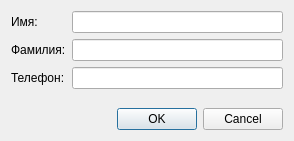
<?xml version="1.0" encoding="UTF-8"?>
<ui version="4.0">
 <class>Dialog</class>
 <widget class="QDialog" name="Dialog">
  <property name="geometry">
   <rect>
    <x>0</x>
    <y>0</y>
    <width>294</width>
    <height>141</height>
   </rect>
  </property>
  <property name="windowTitle">
   <string>Dialog</string>
  </property>
  <layout class="QGridLayout" name="gridLayout">
   <item row="0" column="0">
    <layout class="QFormLayout" name="formLayout">
     <item row="0" column="0">
      <widget class="QLabel" name="label">
       <property name="text">
        <string>Имя:</string>
       </property>
      </widget>
     </item>
     <item row="0" column="1">
      <widget class="QLineEdit" name="lineEdit"/>
     </item>
     <item row="1" column="0">
      <widget class="QLabel" name="label_2">
       <property name="text">
        <string>Фамилия:</string>
       </property>
      </widget>
     </item>
     <item row="1" column="1">
      <widget class="QLineEdit" name="lineEdit_2"/>
     </item>
     <item row="2" column="0">
      <widget class="QLabel" name="label_3">
       <property name="text">
        <string>Телефон:</string>
       </property>
      </widget>
     </item>
     <item row="2" column="1">
      <widget class="QLineEdit" name="lineEdit_3"/>
     </item>
    </layout>
   </item>
   <item row="1" column="0">
    <widget class="QDialogButtonBox" name="buttonBox">
     <property name="orientation">
      <enum>Qt::Horizontal</enum>
     </property>
     <property name="standardButtons">
      <set>QDialogButtonBox::Cancel|QDialogButtonBox::Ok</set>
     </property>
    </widget>
   </item>
  </layout>
 </widget>
 <resources/>
 <connections>
  <connection>
   <sender>buttonBox</sender>
   <signal>accepted()</signal>
   <receiver>Dialog</receiver>
   <slot>accept()</slot>
   <hints>
    <hint type="sourcelabel">
     <x>248</x>
     <y>254</y>
    </hint>
    <hint type="destinationlabel">
     <x>157</x>
     <y>274</y>
    </hint>
   </hints>
  </connection>
  <connection>
   <sender>buttonBox</sender>
   <signal>rejected()</signal>
   <receiver>Dialog</receiver>
   <slot>reject()</slot>
   <hints>
    <hint type="sourcelabel">
     <x>316</x>
     <y>260</y>
    </hint>
    <hint type="destinationlabel">
     <x>286</x>
     <y>274</y>
    </hint>
   </hints>
  </connection>
 </connections>
</ui>
